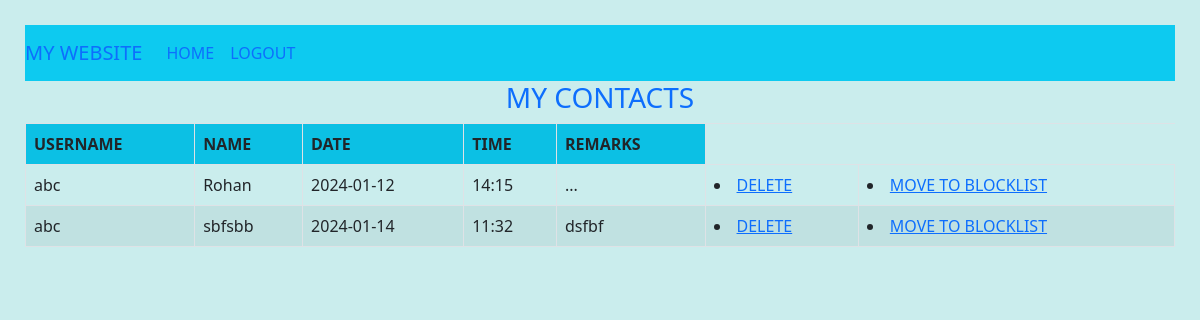
The page /viewcontact/ (signed in) on the database its author committed.
### user/models.py (models this page shows)
class register_tb(models.Model):
    Name=models.CharField(max_length=20)
    Gender=models.CharField(max_length=20)
    DOB=models.CharField(max_length=20)
    Address=models.CharField(max_length=20)
    Countryid=models.ForeignKey(country_tb,on_delete=models.CASCADE)
    Stateid=models.ForeignKey(state_tb,on_delete=models.CASCADE)
    Phone=models.CharField(max_length=20)
    SecurityQuestion=models.CharField(max_length=20)
    Answer=models.CharField(max_length=20)
    Username=models.CharField(max_length=20)
    Password=models.CharField(max_length=20)

class Contact_tb(models.Model):
    Contactid=models.ForeignKey(register_tb,on_delete=models.CASCADE)
    Userid=models.ForeignKey(register_tb,on_delete=models.CASCADE,related_name='Userid')
    Name=models.CharField(max_length=20)
    Date=models.CharField(max_length=20)
    Time=models.CharField(max_length=20)
    Remarks=models.CharField(max_length=20)

### user/views.py (the view)
# urls.py: path('viewcontact/',userview.viewcontact,name="viewcontact"),
def viewcontact(request):
    id=request.session['user_id']
    contact=Contact_tb.objects.filter(Userid_id=id)
    cid=contact[0].Contactid_id
    user=register_tb.objects.filter(id=cid)
    return render(request,"user/viewcontact.html",{'c':contact,'u':user})

### templates/user/viewcontact.html (shortened to what this page needs)
<!DOCTYPE html>
<html lang="en">
<head>
    <link rel="stylesheet" href="/static/css/bootstrap.css">
</head>
    <body style="background-color: rgb(202, 237, 237);padding: 25px;">
        <div class="navbar navbar-expand-lg bg-info ">
            <a hre="#" class="navbar-brand">MY WEBSITE</a>
            <ul class="navbar-nav">
                <li class="nav nav-item">
                    <a class="nav-link" href="{% url 'home_user' %}">HOME</a>
                </li>
                <li class="nav nav-item">
                    <a href="{% url 'logout' %}" class="nav-link">LOGOUT</a>
                </li>
            </ul>
        </div>
        <h3 class="text-primary" style="text-align: center;">MY CONTACTS</h3>
        <table class="table table-bordered table-hover table-striped">
            <tr class="bg-info">
                <th>USERNAME</th>
                <th>NAME</th>
                <th>DATE</th>
                <th>TIME</th>
                <th>REMARKS</th>
            </tr>
            {% for v in c %}
            {% for a in u %}
            <tr>
                <td>{{a.Username}}</td>
                <td>{{v.Name}}</td>
                <td>{{v.Date}}</td>
                <td>{{v.Time}}</td>
                <td>{{v.Remarks}}</td>
                <td><li><a href="{% url 'Delete' v.id%}">DELETE</a></li></td>
                <td><li><a href="{% url 'movetoblocklist' v.id%}">MOVE TO BLOCKLIST</a></li></td>
            </tr>
            {% endfor %}
            {% endfor %}
        </table>
    </body>
</html>

### rows shown on the page
Contact_tb: Name "Rohan", Date "2024-01-12", Time "14:15", Remarks "..."
register_tb: Username "abc"
Contact_tb: Name "sbfsbb", Date "2024-01-14", Time "11:32", Remarks "dsfbf"
